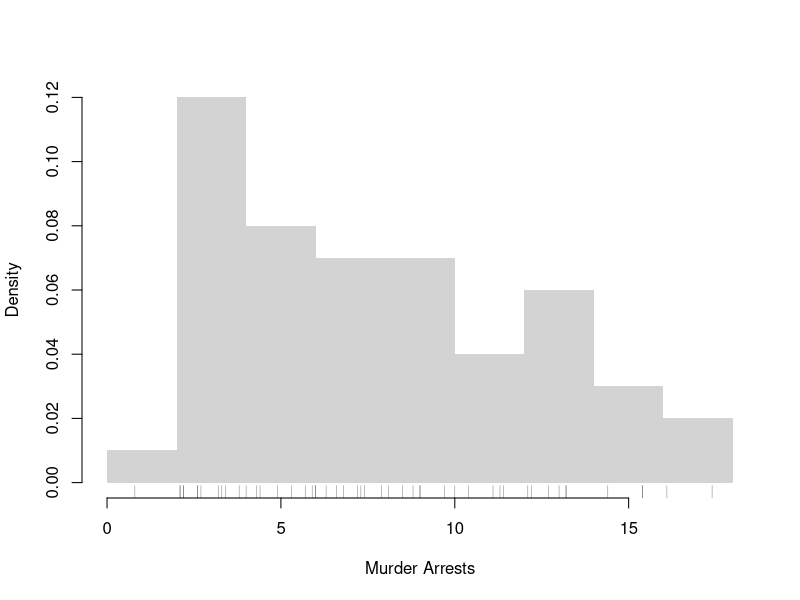
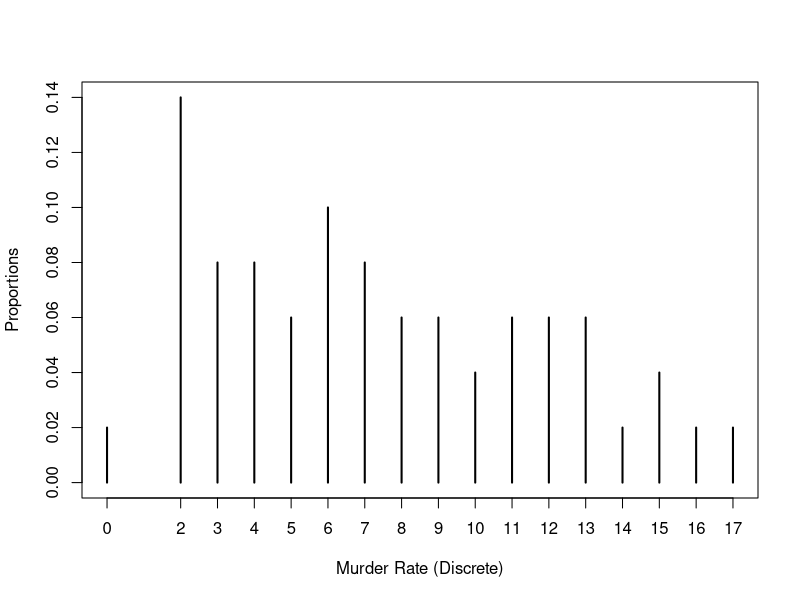
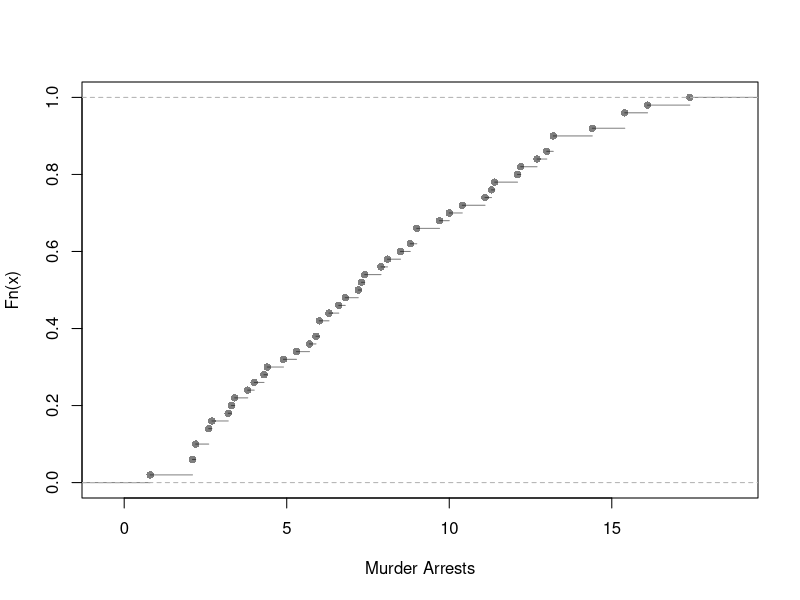
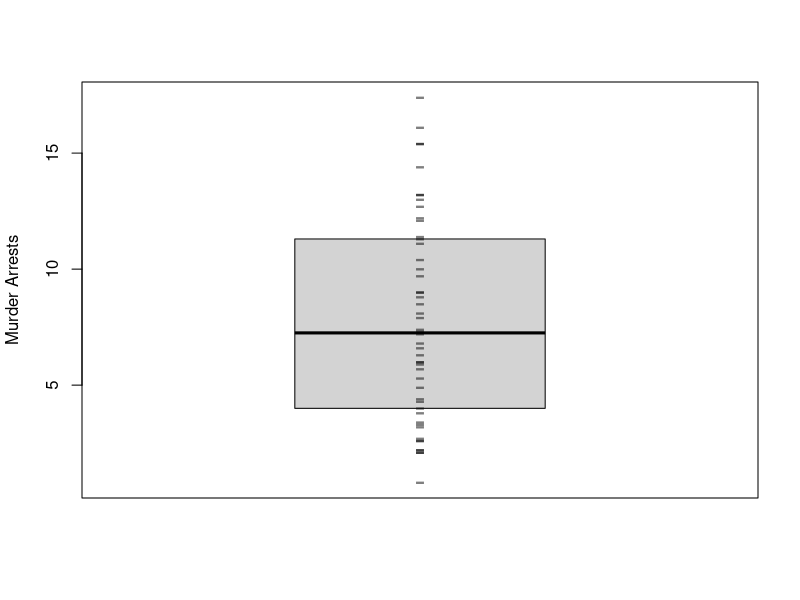
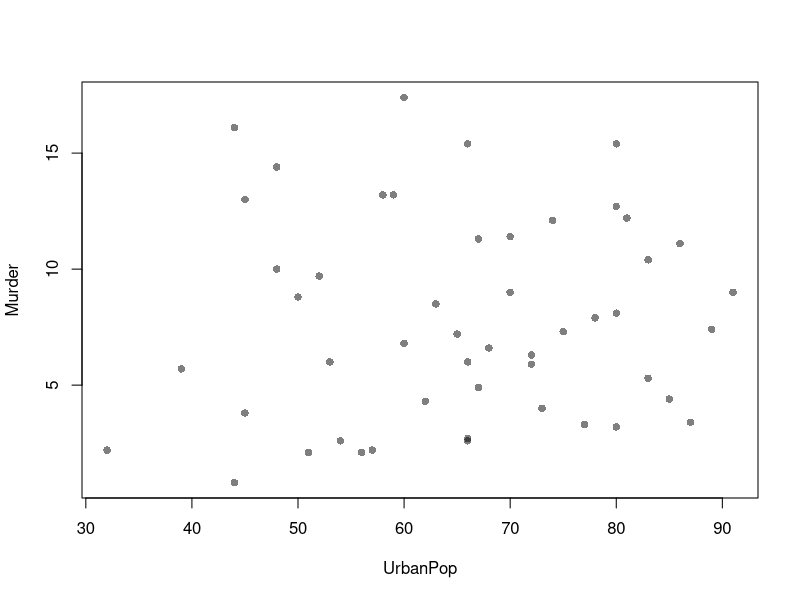
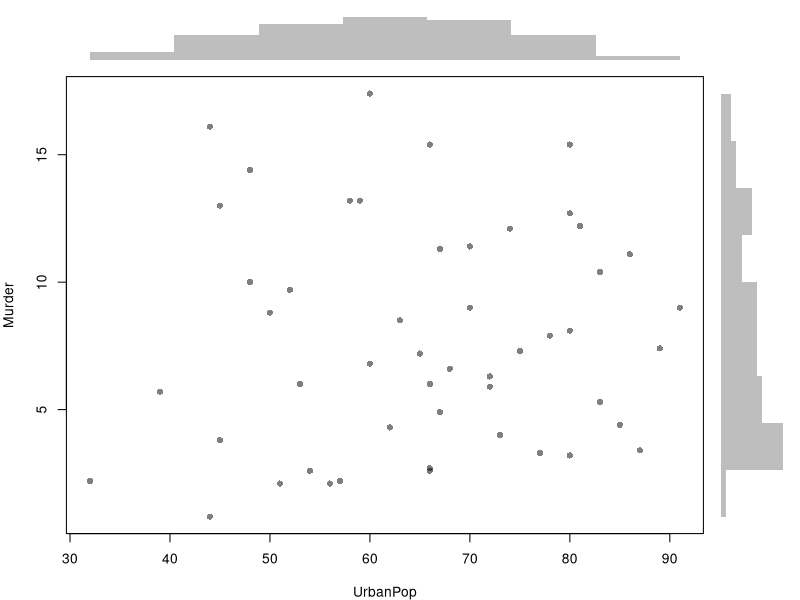
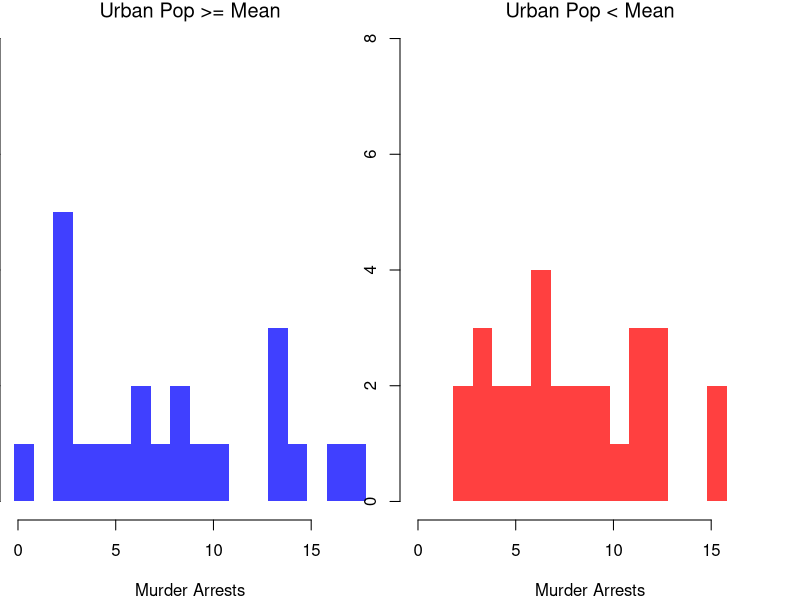
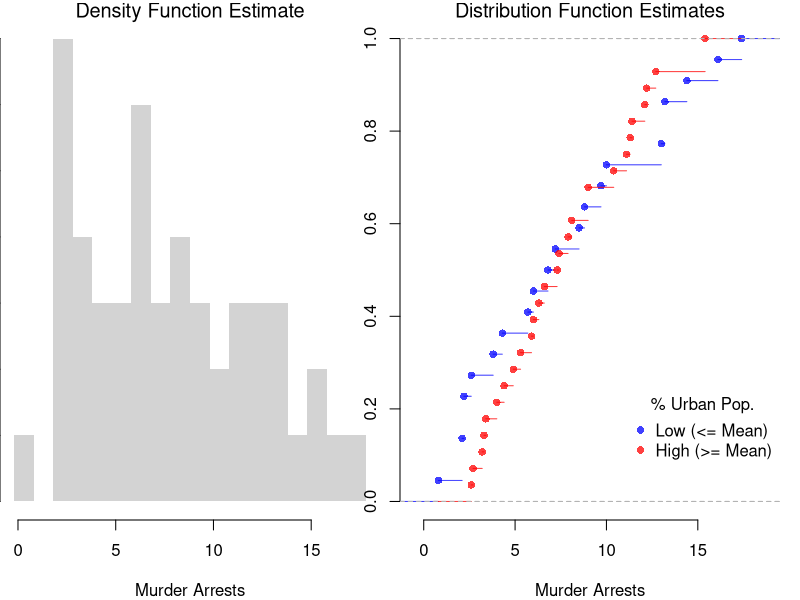

These figures' R source, in order:
## ---- chunk 1
d1d <- 1:3 # Cardinal data (Discrete)
d1d

d1c <- c(1.1, 2/3, 3) # Cardinal data (Continuous)
d1c

d2o <- factor(c('A','B','C'), ordered=T) # Factor data (Ordinal)
d2o

d2c <- factor(c('Leipzig','Los Angeles','Logan'), ordered=F) # Factor data (Categorical)
d2c

# Explicitly check the data types:
#class(d1d)
#class(d1c)
#class(d2o)
#class(d2c)
## ---- chunk 2
# data.frames: your most common data type
    # matrix of different data-types
    # well-ordered lists
d0 <- data.frame(y=d1c, x=d2c)
d0
## ---- chunk 3
c('A','B','C')  # character strings
c('Leipzig','Los Angeles','Logan')  # character strings
## ---- chunk 4
# Strings
paste( 'hi', 'mom')
paste( c('hi', 'mom'), collapse='--')

kingText <- "The king infringes the law on playing curling."
gsub(pattern="ing", replacement="", kingText)
# advanced usage
#gsub("[aeiouy]", "_", kingText)
#gsub("([[:alpha:]]{3})ing\\b", "\\1", kingText) 
## ---- chunk 5
head(USArrests)

# Check NA values
x <- c(1,NA,2,3)
sum(is.na(x))
## ---- chunk 6
hist(USArrests$Murder, freq=F, breaks=10,
    border=NA, main='', xlab='Murder Arrests')
# Raw Observations
rug(USArrests$Murder, col=grey(0,.5))
## ---- chunk 7
xr <- floor(USArrests$Murder) #Discretized data (rounded down)
proportions <- table(xr)/length(xr)
plot(proportions, xlab='Murder Rate (Discrete)', ylab='Proportions')
## ---- chunk 8
F_murder <- ecdf(USArrests$Murder)
# proportion of murders <= 10
F_murder(10)
# proportion of murders <= x, for all x
plot(F_murder, main='', xlab='Murder Arrests',
    pch=16, col=grey(0,.5))
## ---- chunk 9
x <- USArrests$Murder

# quantiles
median(x)
range(x)
quantile(x, probs=c(0,.25,.5))

# deciles are quantiles
quantile(x, probs=seq(0,1, by=.1))
## ---- chunk 10
xo <- sort(x)
xo

# median
xo[length(xo)*.5]
quantile(x, probs=.5, type=4)

# min
xo[1]
min(xo)
quantile(xo,probs=0)
## ---- chunk 11
boxplot(USArrests$Murder, main='', ylab='Murder Arrests',
    whisklty=0, staplelty=0, outline=F)
# Raw Observations
stripchart(USArrests$Murder,
    pch='-', col=grey(0,.5), cex=2,
    vert=T, add=T)
## ---- chunk 12
plot(Murder~UrbanPop, USArrests, pch=16, col=grey(0.,.5))
## ---- chunk 13
# Setup Plot
layout( matrix(c(2,0,1,3), ncol=2, byrow=TRUE),
    widths=c(9/10,1/10), heights=c(1/10,9/10))

# Scatterplot
par(mar=c(4,4,1,1))
plot(Murder~UrbanPop, USArrests, pch=16, col=rgb(0,0,0,.5))

# Add Marginals
par(mar=c(0,4,1,1))
xhist <- hist(USArrests$UrbanPop, plot=FALSE)
barplot(xhist$counts, axes=FALSE, space=0, border=NA)

par(mar=c(4,0,1,1))
yhist <- hist(USArrests$Murder, plot=FALSE)
barplot(yhist$counts, axes=FALSE, space=0, horiz=TRUE, border=NA)
## ---- chunk 14
# Tailored Histogram 
ylim <- c(0,8)
xbks <-  seq(min(USArrests$Murder)-1, max(USArrests$Murder)+1, by=1)

# Also show more information
# Split Data by Urban Population above/below mean
pop_mean <- mean(USArrests$UrbanPop)
murder_lowpop <- USArrests[USArrests$UrbanPop< pop_mean,'Murder']
murder_highpop <- USArrests[USArrests$UrbanPop>= pop_mean,'Murder']
cols <- c(low=rgb(0,0,1,.75), high=rgb(1,0,0,.75))

par(mfrow=c(1,2))
hist(murder_lowpop,
    breaks=xbks, col=cols[1],
    main='Urban Pop >= Mean', font.main=1,
    xlab='Murder Arrests',
    border=NA, ylim=ylim)

hist(murder_highpop,
    breaks=xbks, col=cols[2],
    main='Urban Pop < Mean', font.main=1,
    xlab='Murder Arrests',
    border=NA, ylim=ylim)
## ---- chunk 15
par(mfrow=c(1,2))
# Full Sample Density
hist(USArrests$Murder, 
    main='Density Function Estimate', font.main=1,
    xlab='Murder Arrests',
    breaks=xbks, freq=F, border=NA)

# Split Sample Distribution Comparison
F_lowpop <- ecdf(murder_lowpop)
plot(F_lowpop, col=cols[1],
    pch=16, xlab='Murder Arrests',
    main='Distribution Function Estimates',
    font.main=1, bty='n')
F_highpop <- ecdf(murder_highpop)
plot(F_highpop, add=T, col=cols[2], pch=16)

legend('bottomright', col=cols,
    pch=16, bty='n', inset=c(0,.1),
    title='% Urban Pop.',
    legend=c('Low (<= Mean)','High (>= Mean)'))
## ---- chunk 16
layout( t(c(1,2,2)))
boxplot(USArrests$Murder, main='',
    xlab='All Data', ylab='Murder Arrests')

# K Groups with even spacing
K <- 3
USArrests$UrbanPop_Kcut <- cut(USArrests$UrbanPop,K)
Kcols <- hcl.colors(K,alpha=.5)
boxplot(Murder~UrbanPop_Kcut, USArrests,
    main='', col=Kcols,
    xlab='Urban Population', ylab='')

# 4 Groups with equal numbers of observations
#Qcuts <- c(
#    '0%'=min(USArrests$UrbanPop)-10*.Machine$double.eps,
#    quantile(USArrests$UrbanPop, probs=c(.25,.5,.75,1)))
#USArrests$UrbanPop_cut <- cut(USArrests$UrbanPop, Qcuts)
#boxplot(Murder~UrbanPop_cut, USArrests, col=hcl.colors(4,alpha=.5))
## ---- chunk 17
# High Assault Areas
assault_high <- USArrests$Assault > median(USArrests$Assault)
cols <- ifelse(assault_high, rgb(1,0,0,.5), rgb(0,0,1,.5))

# Scatterplot
# Show High Assault Areas via 'cex=' or 'pch='
# Could further add regression lines for each data split
plot(Murder~UrbanPop, USArrests, pch=16, col=cols)
